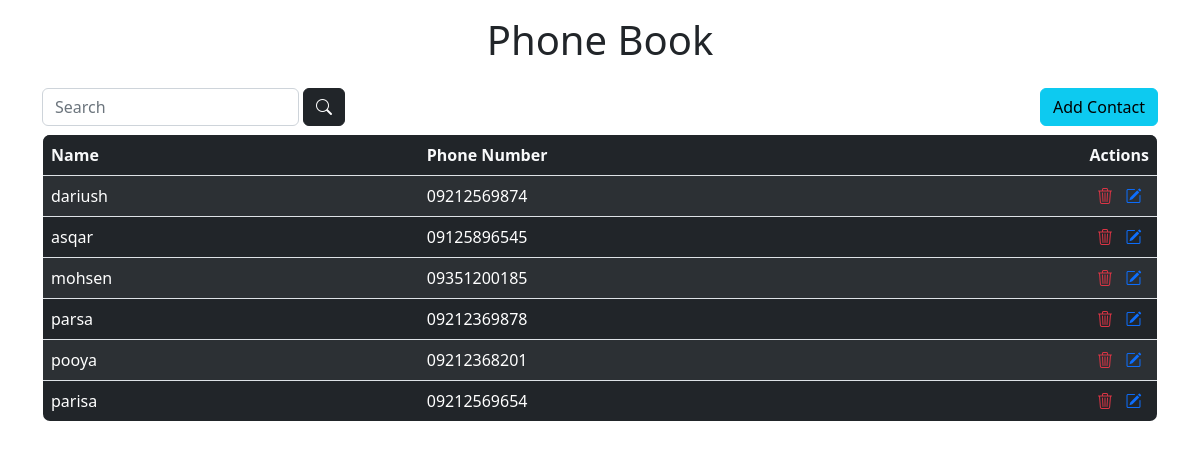
Before: /phonebook/ with the older database file.
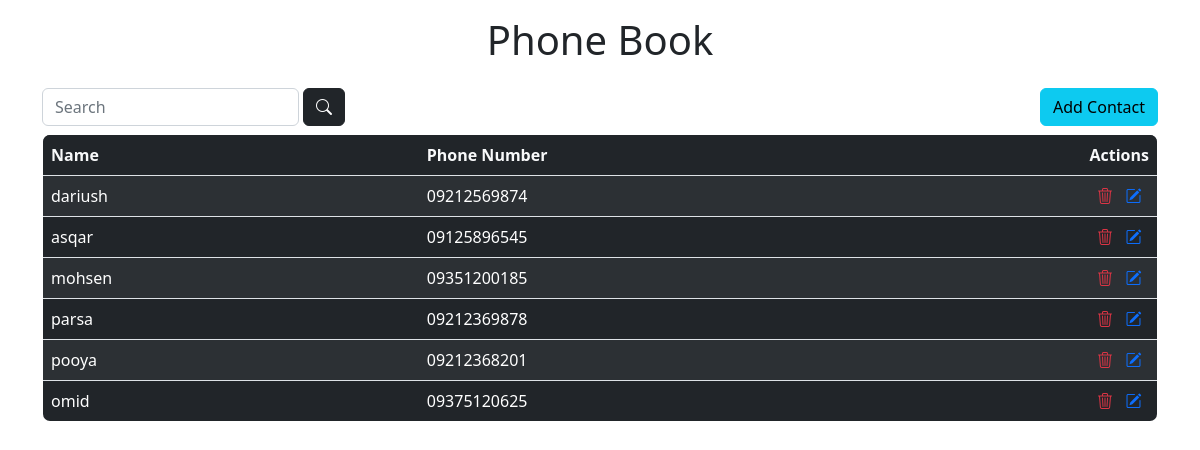
After: the same page with the newer database file.
### accounts/models.py (models this page shows)
class phonenum(models.Model):
    name = models.CharField(max_length = 200)
    phone_num = models.CharField (
        max_length = 30,
        validators = [
            RegexValidator(
                regex = '(\+989|9|09)(12|19|35|36|37|38|39|32|90|91|92|93|21|94|11|12|13|14|15|16|17|18|30|33|35|36|37|38|39|01|02|03|04|05|20|21|22|32|31|34)\d{7}',
                code = 'invalid_number'
            ),
        ]
    )

### accounts/views.py (the view)
# urls.py: path('phonebook/',num, name ='phonebook'),
def num(request):
    context = {
        'phonenums': phonenum.objects.all()
    }
    return render (request,'tmp/phonebook.html',context)

### accounts/templates/tmp/phonebook.html (shortened to what this page needs)
{% extends "./base/index.html" %}
{% block body %}
  <center>
  <div class="container my-3">
    <div class="d-flex" style="align-items: center;">
      <h1 class="display-6" style="flex-grow: 1;">Phone Book</h1>
    </div>
  </div>
  <div class="container mb-2">
    <div class="d-flex">
      <form class="form-inline" action="{% url 'search_results' %}" method="get" style="flex-grow: 1;">
       <div class="d-flex gap-1">
         <div class="form-group ">
           <input type="text"  name="q" class="form-control" id="inputSearch" placeholder="Search">
         </div>
         <button type="submit" class="btn btn-dark" value="search"><i class="bi bi-search"></i></button>
       </div>
      </form>
      <a href="/add" class="btn btn-info">Add Contact</a>
    </div>
  </div>
    <div class="container">
      <table class="table border table-striped table-hover table-dark" style="border-radius: 8px; overflow:hidden;">
        <thead class="thead-dark bg-dark text-light">
          <tr>
            <th scope="col">Name</th>
            <th scope="col">Phone Number</th>
            <th scope="col" style="width: 70px;">Actions</th>
          </tr>
        </thead>
        <tbody >
          {% for phonenum in phonenums %}
          <tr>
            <td>{{phonenum.name}}</td>
            <td>{{phonenum.phone_num}}</td>
            <td style="text-align: center;">
              <a href="delete/{{ phonenum.id }}" class="text-danger"><i class="bi bi-trash3"></i></a>
              <a href="update/{{ phonenum.id }}" class="text-primary"><i class="bi bi-pencil-square"></i></a>
            </td>
          </tr>
          {% endfor %}
        </tbody>
      </table>
    </div>
{% endblock %}

### accounts/templates/tmp/base/index.html (shortened to what this page needs)
<!DOCTYPE html>
<html lang="en">
  <head>
    <link
      href="https://cdn.jsdelivr.net/npm/bootstrap@5.2.0/dist/css/bootstrap.min.css"
      rel="stylesheet"
    />
    <link rel="stylesheet" href="https://cdnjs.cloudflare.com/ajax/libs/bootstrap-icons/1.9.1/font/bootstrap-icons.min.css" />
  </head>
  <body>
    {% block body %}{% endblock %}
  </body>
</html>

Changed rows visible on the page:
removed phonenum: name "parisa", phone_num "09212569654"
added phonenum: name "omid", phone_num "09375120625"
